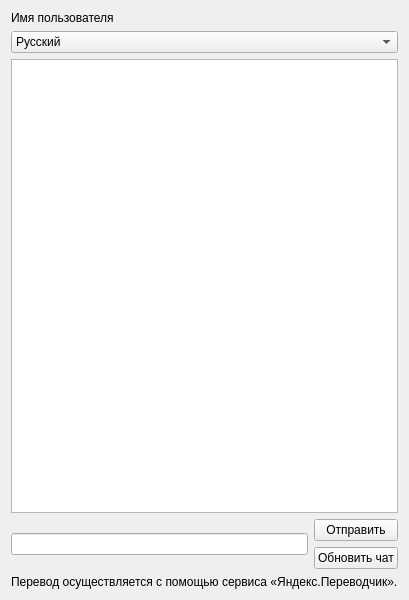
<?xml version="1.0" encoding="UTF-8"?>
<ui version="4.0">
 <class>Chat</class>
 <widget class="QWidget" name="Chat">
  <property name="geometry">
   <rect>
    <x>0</x>
    <y>0</y>
    <width>402</width>
    <height>600</height>
   </rect>
  </property>
  <property name="windowTitle">
   <string>Chat</string>
  </property>
  <layout class="QVBoxLayout" name="verticalLayout_4">
   <item>
    <layout class="QVBoxLayout" name="verticalLayout_2">
     <item>
      <widget class="QLabel" name="Chat_Username">
       <property name="text">
        <string>Имя пользователя</string>
       </property>
      </widget>
     </item>
     <item>
      <widget class="QComboBox" name="comboBox">
       <item>
        <property name="text">
         <string>Русский</string>
        </property>
       </item>
       <item>
        <property name="text">
         <string>Азербайджанский</string>
        </property>
       </item>
       <item>
        <property name="text">
         <string>Английский</string>
        </property>
       </item>
       <item>
        <property name="text">
         <string>Арабский</string>
        </property>
       </item>
       <item>
        <property name="text">
         <string>Армянский</string>
        </property>
       </item>
       <item>
        <property name="text">
         <string>Белорусский</string>
        </property>
       </item>
       <item>
        <property name="text">
         <string>Грузинский</string>
        </property>
       </item>
       <item>
        <property name="text">
         <string>Испанский</string>
        </property>
       </item>
       <item>
        <property name="text">
         <string>Итальянский</string>
        </property>
       </item>
       <item>
        <property name="text">
         <string>Казахский</string>
        </property>
       </item>
       <item>
        <property name="text">
         <string>Киргизский</string>
        </property>
       </item>
       <item>
        <property name="text">
         <string>Китайский</string>
        </property>
       </item>
       <item>
        <property name="text">
         <string>Немецкий</string>
        </property>
       </item>
       <item>
        <property name="text">
         <string>Сербский</string>
        </property>
       </item>
       <item>
        <property name="text">
         <string>Турецкий</string>
        </property>
       </item>
       <item>
        <property name="text">
         <string>Украинский</string>
        </property>
       </item>
       <item>
        <property name="text">
         <string>Французский</string>
        </property>
       </item>
      </widget>
     </item>
     <item>
      <widget class="QTextBrowser" name="Chat_textBrowser">
       <property name="minimumSize">
        <size>
         <width>379</width>
         <height>0</height>
        </size>
       </property>
       <property name="html">
        <string>&lt;!DOCTYPE HTML PUBLIC &quot;-//W3C//DTD HTML 4.0//EN&quot; &quot;http://www.w3.org/TR/REC-html40/strict.dtd&quot;&gt;
&lt;html&gt;&lt;head&gt;&lt;meta name=&quot;qrichtext&quot; content=&quot;1&quot; /&gt;&lt;meta charset=&quot;utf-8&quot; /&gt;&lt;style type=&quot;text/css&quot;&gt;
p, li { white-space: pre-wrap; }
hr { height: 1px; border-width: 0; }
li.unchecked::marker { content: &quot;\2610&quot;; }
li.checked::marker { content: &quot;\2612&quot;; }
&lt;/style&gt;&lt;/head&gt;&lt;body style=&quot; font-family:'Segoe UI'; font-size:9pt; font-weight:400; font-style:normal;&quot;&gt;
&lt;p style=&quot;-qt-paragraph-type:empty; margin-top:0px; margin-bottom:0px; margin-left:0px; margin-right:0px; -qt-block-indent:0; text-indent:0px;&quot;&gt;&lt;br /&gt;&lt;/p&gt;&lt;/body&gt;&lt;/html&gt;</string>
       </property>
      </widget>
     </item>
     <item>
      <layout class="QHBoxLayout" name="horizontalLayout">
       <item>
        <layout class="QVBoxLayout" name="verticalLayout_3">
         <property name="rightMargin">
          <number>0</number>
         </property>
         <item>
          <widget class="QLineEdit" name="Chat_lineEdit"/>
         </item>
        </layout>
       </item>
       <item>
        <layout class="QVBoxLayout" name="verticalLayout">
         <property name="rightMargin">
          <number>0</number>
         </property>
         <item>
          <widget class="QPushButton" name="Chat_pushButton">
           <property name="text">
            <string>Отправить</string>
           </property>
          </widget>
         </item>
         <item>
          <widget class="QPushButton" name="pushButton">
           <property name="text">
            <string>Обновить чат</string>
           </property>
          </widget>
         </item>
        </layout>
       </item>
      </layout>
     </item>
     <item>
      <widget class="QLabel" name="label">
       <property name="text">
        <string>Перевод осуществляется с помощью сервиса «Яндекс.Переводчик».</string>
       </property>
      </widget>
     </item>
    </layout>
   </item>
  </layout>
 </widget>
 <resources/>
 <connections/>
</ui>
